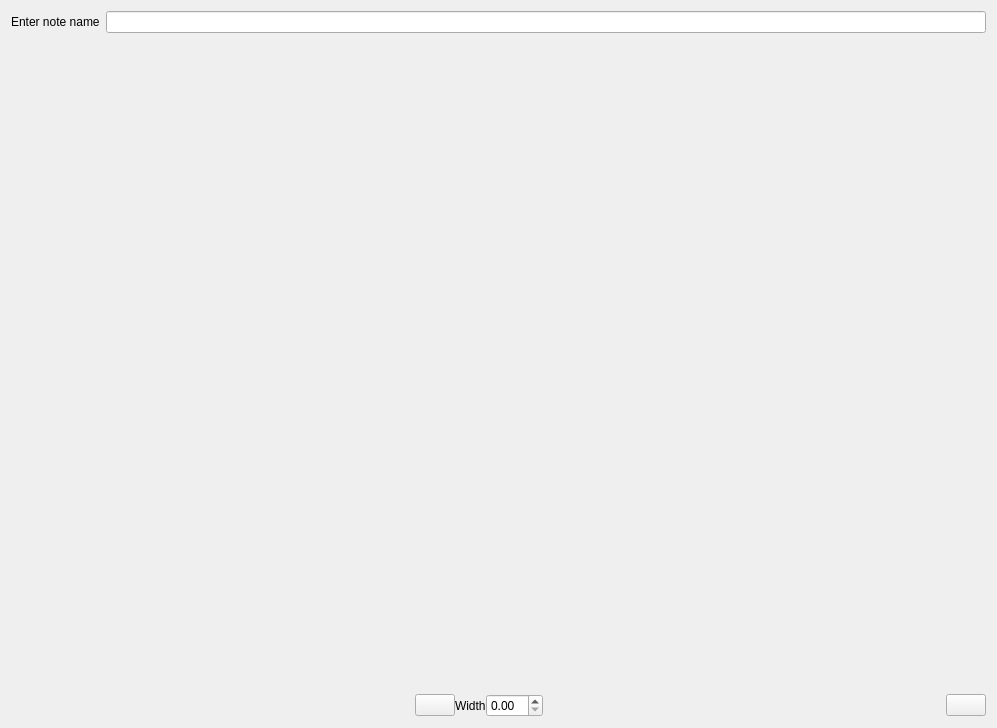
<?xml version="1.0" encoding="UTF-8"?>
<ui version="4.0">
 <class>CreatePaintNoteWidget</class>
 <widget class="QWidget" name="CreatePaintNoteWidget">
  <property name="geometry">
   <rect>
    <x>0</x>
    <y>0</y>
    <width>997</width>
    <height>728</height>
   </rect>
  </property>
  <property name="sizePolicy">
   <sizepolicy hsizetype="Expanding" vsizetype="Expanding">
    <horstretch>0</horstretch>
    <verstretch>0</verstretch>
   </sizepolicy>
  </property>
  <property name="windowTitle">
   <string>Form</string>
  </property>
  <layout class="QVBoxLayout" name="verticalLayout">
   <item>
    <layout class="QHBoxLayout" name="paintnote_name_horizontal_layout">
     <item>
      <widget class="QLabel" name="paintnote_name_label">
       <property name="text">
        <string>Enter note name</string>
       </property>
      </widget>
     </item>
     <item>
      <widget class="QLineEdit" name="paintnote_name_lineedit"/>
     </item>
    </layout>
   </item>
   <item>
    <widget class="PainterWidget" name="painter_widget" native="true">
     <property name="sizePolicy">
      <sizepolicy hsizetype="Expanding" vsizetype="Expanding">
       <horstretch>0</horstretch>
       <verstretch>0</verstretch>
      </sizepolicy>
     </property>
    </widget>
   </item>
   <item>
    <layout class="QHBoxLayout" name="panel_horizontal_layout">
     <property name="spacing">
      <number>0</number>
     </property>
     <property name="sizeConstraint">
      <enum>QLayout::SetMinimumSize</enum>
     </property>
     <item>
      <spacer name="horizontalSpacer">
       <property name="orientation">
        <enum>Qt::Horizontal</enum>
       </property>
       <property name="sizeHint" stdset="0">
        <size>
         <width>40</width>
         <height>20</height>
        </size>
       </property>
      </spacer>
     </item>
     <item>
      <widget class="QPushButton" name="color_button">
       <property name="text">
        <string/>
       </property>
       <property name="icon">
        <iconset>
         <normaloff>:/icons/colors.png</normaloff>:/icons/colors.png</iconset>
       </property>
       <property name="iconSize">
        <size>
         <width>32</width>
         <height>32</height>
        </size>
       </property>
      </widget>
     </item>
     <item>
      <widget class="QLabel" name="brush_widht_label">
       <property name="text">
        <string>Width</string>
       </property>
      </widget>
     </item>
     <item>
      <widget class="QDoubleSpinBox" name="pen_width_double_spinbox"/>
     </item>
     <item>
      <spacer name="pa">
       <property name="orientation">
        <enum>Qt::Horizontal</enum>
       </property>
       <property name="sizeType">
        <enum>QSizePolicy::Expanding</enum>
       </property>
       <property name="sizeHint" stdset="0">
        <size>
         <width>40</width>
         <height>20</height>
        </size>
       </property>
      </spacer>
     </item>
     <item>
      <widget class="QPushButton" name="save_button">
       <property name="sizePolicy">
        <sizepolicy hsizetype="Fixed" vsizetype="Fixed">
         <horstretch>0</horstretch>
         <verstretch>0</verstretch>
        </sizepolicy>
       </property>
       <property name="text">
        <string/>
       </property>
       <property name="icon">
        <iconset>
         <normaloff>:/icons/save.png</normaloff>:/icons/save.png</iconset>
       </property>
       <property name="iconSize">
        <size>
         <width>32</width>
         <height>32</height>
        </size>
       </property>
      </widget>
     </item>
    </layout>
   </item>
  </layout>
 </widget>
 <customwidgets>
  <customwidget>
   <class>PainterWidget</class>
   <extends>QWidget</extends>
   <header>Notessa.paint_note.painter_widget</header>
   <container>1</container>
  </customwidget>
 </customwidgets>
 <resources>
  <include location="../../resource/icons.qrc"/>
 </resources>
 <connections/>
</ui>
